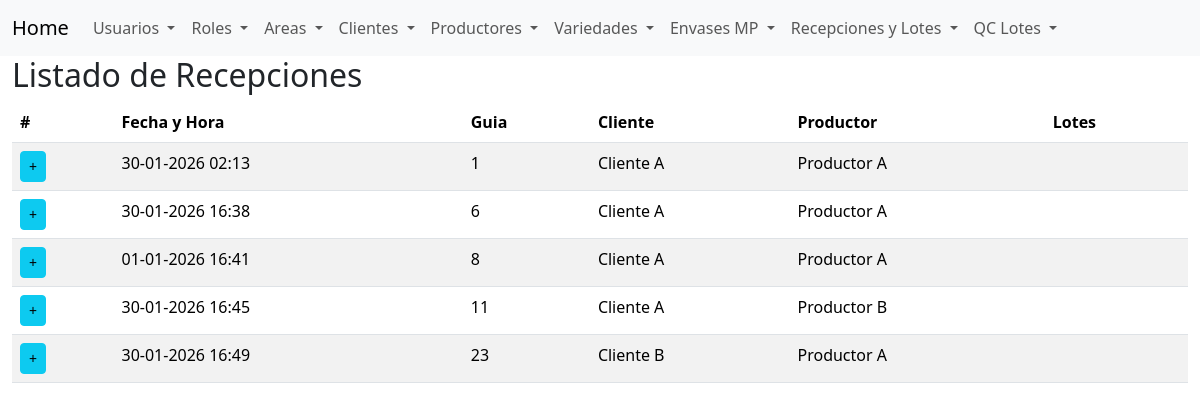
The page /list_rmrs (signed in) on the database its author committed.
### app/models.py (models this page shows, shortened)
class RawMaterialReception(BaseModel):
    __tablename__ = 'rawmaterialreceptions'
    waybill = db.Column(db.Integer, nullable=False)
    date = db.Column(db.Date, default=date.today, nullable=False)
    time = db.Column(db.Time, default=lambda: datetime.utcnow().time(), nullable=False)
    truck_plate = db.Column(db.String(6), nullable=False)
    trucker_name = db.Column(db.String(64), nullable=True)
    observations = db.Column(db.String(255), nullable=True)
    is_open = db.Column(db.Boolean, default=True, nullable=False)
    lots = db.relationship('Lot', backref=db.backref('raw_material_reception', lazy=True))
    growers = db.relationship('Grower', secondary=rawmaterialreception_grower,
                              backref=db.backref('raw_material_receptions', lazy='dynamic'))
    clients = db.relationship('Client', secondary=rawmaterialreception_client,
                              backref=db.backref('raw_material_receptions', lazy='dynamic'))

class Client(BaseModel):
    __tablename__ = 'clients'
    name = db.Column(db.String(128), nullable=False)
    tax_id = db.Column(db.String(10), nullable=False, unique=True)
    address = db.Column(db.String(128), nullable=False)
    comuna = db.Column(db.String(64), nullable=False)
    is_active = db.Column(db.Boolean, default=True, nullable=False)

class Grower(BaseModel):
    __tablename__ = 'growers'
    name = db.Column(db.String(128), nullable=False)
    tax_id = db.Column(db.String(10), nullable=False, unique=True)
    csg_code = db.Column(db.String(10), default=0, nullable=False)
    is_active = db.Column(db.Boolean, default=True, nullable=False)

### app/routes.py (the view)
@app.route('/list_rmrs')
@login_required
def list_rmrs():
    receptions = RawMaterialReception.query.all()
    return render_template('list_rmrs.html', receptions=receptions)

### app/models.py (called while the page is built)
@login_manager.user_loader
def load_user(user_id):
    return User.query.get(int(user_id))

    def has_role(self, role_name):
        return any(role.name == role_name for role in self.roles)

### app/templates/list_rmrs.html (shortened to what this page needs)
{% extends "base.html" %}
{% block content %}
<h2>Listado de Recepciones</h2>
<div class="table-responsive">
<table class="table table-striped" id="myTable">
    <thead>
        <tr>
            <th scope="col">#</th>
            <th scope="col">Fecha y Hora</th>
            <th scope="col">Guia</th>
            <th scope="col">Cliente</th>
            <th scope="col">Productor</th>
            <th scope="col">Lotes</th>
        </tr>
    </thead>
    <tbody>
        {% for reception in receptions %}
        <tr>
            <td>
                <button class="btn btn-info btn-sm" type="button" data-bs-toggle="collapse" data-bs-target="#details{{ reception.id }}" aria-expanded="false" aria-controls="details{{ reception.id }}">
                    +</button>
            </td>
            <td>{{ reception.date.strftime('%d-%m-%Y') }} {{ reception.time.strftime('%H:%M') }}</td>
            <td>{{ reception.waybill }}</td>
            <td>
                {% for client in reception.clients %}
                    {{ client.name }}
                {% endfor %}
            </td>
            <td>
                {% for grower in reception.growers %}
                    {{ grower.name }}
                {% endfor %}
            </td>
            <td>
            </td>
        </tr>
        {% else %}
        <tr>
            <td colspan="5">No se encontraron recepciones en la base de datos.</td>
        </tr>
        {% endfor %}
    </tbody>
</table>
</div>
{% endblock %}

### app/templates/base.html (shortened to what this page needs)
<!DOCTYPE html>
<html lang="en">
<head>
    <link href="https://cdn.jsdelivr.net/npm/bootstrap@5.3.2/dist/css/bootstrap.min.css" rel="stylesheet">
</head>
<body>
    <nav class="navbar navbar-expand-lg bg-body-tertiary">
        <div class="container-fluid">
            <a class="navbar-brand" href="{{ url_for('index') }}">Home</a>
            <div class="collapse navbar-collapse" id="navbarSupportedContent">
                <ul class="navbar-nav me-auto mb-2 mb-lg-0">
                    {% if current_user.is_authenticated and current_user.has_role('Admin') %}
                    <li class="nav-item dropdown">
                        <a class="nav-link dropdown-toggle" href="#" role="button" data-bs-toggle="dropdown" aria-expanded="false">
                            Usuarios
                        </a>
                    </li>
                    <li class="nav-item dropdown">
                        <a class="nav-link dropdown-toggle" href="#" role="button" data-bs-toggle="dropdown" aria-expanded="false">
                            Roles
                        </a>
                    </li>
                    <li class="nav-item dropdown">
                        <a class="nav-link dropdown-toggle" href="#" role="button" data-bs-toggle="dropdown" aria-expanded="false">
                            Areas
                        </a>
                    </li>
                    <li class="nav-item dropdown">
                        <a class="nav-link dropdown-toggle" href="#" role="button" data-bs-toggle="dropdown" aria-expanded="false">
                            Clientes
                        </a>
                    </li>
                    <li class="nav-item dropdown">
                        <a class="nav-link dropdown-toggle" href="#" role="button" data-bs-toggle="dropdown" aria-expanded="false">
                            Productores
                        </a>
                    </li>
                    <li class="nav-item dropdown">
                        <a class="nav-link dropdown-toggle" href="#" role="button" data-bs-toggle="dropdown" aria-expanded="false">
                           Variedades
                        </a>
                    </li>
                    <li class="nav-item dropdown">
                        <a class="nav-link dropdown-toggle" href="#" role="button" data-bs-toggle="dropdown" aria-expanded="false">
                           Envases MP
                        </a>
                    </li>
                    {% endif %}
                    {% if current_user.is_authenticated and current_user.is_active and not current_user.is_external and (current_user.has_role('Admin') or current_user.from_area('Materia Prima')) %}
                    <li class="nav-item dropdown">
                        <a class="nav-link dropdown-toggle" href="#" role="button" data-bs-toggle="dropdown" aria-expanded="false">
                            Recepciones y Lotes
                        </a>
                    </li>
                    {% endif %}
                    {% if current_user.is_authenticated %}
                    <li class="nav-item dropdown">
                        <a class="nav-link dropdown-toggle" href="#" role="button" data-bs-toggle="dropdown" aria-expanded="false">
                            QC Lotes
                        </a>
                    </li>
                    {% endif %}
                </ul>
            </div>
        </div>
    </nav>
    <div class="container-fluid">
        {% block content %}
        {% endblock %}
    </div>
</body>
</html>

### rows shown on the page
RawMaterialReception: date "30-01-2026", time "02:13", waybill "1"
Client: name "Cliente A"
Grower: name "Productor A"
RawMaterialReception: date "30-01-2026", time "16:38", waybill "6"
RawMaterialReception: date "01-01-2026", time "16:41", waybill "8"
RawMaterialReception: date "30-01-2026", time "16:45", waybill "11"
Grower: name "Productor B"
RawMaterialReception: date "30-01-2026", time "16:49", waybill "23"
Client: name "Cliente B"
